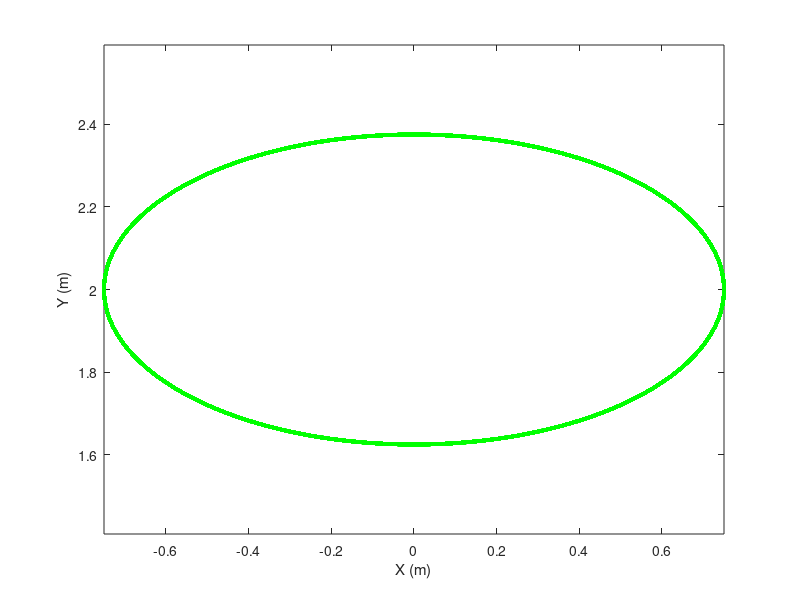

The MATLAB script that drew this image: (Note: this script raises an error after producing the figure.)
function Main()



%% Initialization

clear
close all
home
rand('twister', sum(100*clock));


%% create a active sample motion with 3 active joints as initial input of optimization
home
clear
clc
close all
% envirment
g=9.81*1;
% parameters of robot
m=1;
L=1;
% EF motion
A=.75;
Tres=0.005;
f=.5;
phi=pi/2;

%%
% Circle motion
Name='Test';
f=0.5;
phi=pi/2;
Tres=0.005;
time=0:Tres:40/f;
Middle=20;%ceil(1*length(time)/40);
Start=20;
xef=A*cos(2*pi*f*time)+0;
yef=A*sin(2*pi*f*time)+2;
Dxef=-(2*pi*f)*A*sin(2*pi*f*time);
Dyef= (2*pi*f)*A*cos(2*pi*f*time);
D2xef=-(2*pi*f)^2*A*cos(2*pi*f*time);
D2yef=-(2*pi*f)^2*A*sin(2*pi*f*time);

 
% Ellipose motion
Name='Ellipose';
f=0.5;
phi=pi/2;
Tres=0.005;
time=0:Tres:100/f;
Middle=ceil(2*length(time)/100);
Start=1;
xef=A*cos(2*pi*f*time)+0;
yef=A/2*sin(2*pi*f*time)+2;
Dxef=-(2*pi*f)*A*sin(2*pi*f*time);
Dyef= (2*pi*f)*A/2*cos(2*pi*f*time);
D2xef=-(2*pi*f)^2*A*cos(2*pi*f*time);
D2yef=-(2*pi*f)^2*A/2*sin(2*pi*f*time);
% 
 
% % Rose motion
% Name='Rose';
% f=0.5;
% phi=pi/2;
% Tres=0.005;
% time=0:Tres:60/f;
% Middle=ceil(58*length(time)/60);
% Start=20;
% xef=A*cos(2*2*pi*f*time).*cos(2*pi*f*time)+0;
% yef=A*cos(2*2*pi*f*time).*sin(2*pi*f*time)+2;
% Dxef=- 2*A*pi*f*sin(2*pi*f*time).*cos(4*pi*f*time) - 4*A*pi*f*sin(4*pi*f*time).*cos(2*pi*f*time);
% Dyef= 2*A*pi*f*cos(2*pi*f*time).*cos(4*pi*f*time) - 4*A*pi*f*sin(2*pi*f*time).*sin(4*pi*f*time);
% D2xef=16*A*pi^2*f^2*sin(2*pi*f*time).*sin(4*pi*f*time) - 20*A*pi^2*f^2*cos(2*pi*f*time).*cos(4*pi*f*1*time);
% D2yef=- 20*A*pi^2*f^2*sin(2*pi*f*time).*cos(4*pi*f*time) - 16*A*pi^2*f^2*sin(4*pi*f*time).*cos(2*pi*f*time);


% % Line motion: Horizontal
% time=0:Tres:40/f;
% Middle=ceil(38*length(time)/40);
% Start=20;
% xef=A*cos(2*pi*f*time+phi);
% yef=2.5*ones(size(time));
% Dxef=-(2*pi*f)*A*sin(2*pi*f*time+phi);
% Dyef= 2*zeros(size(time));
% D2xef=-(2*pi*f)^2*A*cos(2*pi*f*time+phi);
% D2yef= 2*zeros(size(time));

pos=[xef;yef];
Dpos=[Dxef;Dyef];
D2pos=[D2xef;D2yef];
hTPath=figure('name','TPath');
    plot(xef(Start:end),yef(Start:end),'linewidth',2.5,'linestyle','-','color','g')
    hold off
    axis equal
    xlabel('X (m)')
    ylabel('Y (m)')



%
% hTPath=figure('name','TPath');
hJointTrajectory=figure('name','Joint Trajectories');
hPowerTime=figure('name','Desired Power vs Time');
hTorqueTime=figure('name','Desired Torque vs Time');
hTorqueAngle=figure('name','Desired Torque vs Angle');
hPoincare=figure('name','Poincare');

%%
for ii=1:1
    
    ii

    q1=rand*2*pi;
    q2=rand*2*pi;
    q3=rand*2*pi;
    q1=deg2rad(-60);
    q2=deg2rad(48.031);
    q3=deg2rad(-48.031);

   
   

    for tt=1:length(time)-1
        lPos=L*[cos(q1(tt))+cos(q1(tt)+q2(tt))+cos(q1(tt)+q2(tt)+q3(tt));
                sin(q1(tt))+sin(q1(tt)+q2(tt))+sin(q1(tt)+q2(tt)+q3(tt))];

        cPos=pos(:,tt);
        dx=cPos-lPos;

        JJ=L*[-sin(q1(tt))-sin(q1(tt)+q2(tt))-sin(q1(tt)+q2(tt)+q3(tt)), -sin(q1(tt)+q2(tt))-sin(q1(tt)+q2(tt)+q3(tt)), -sin(q1(tt)+q2(tt)+q3(tt));
               cos(q1(tt))+cos(q1(tt)+q2(tt))+cos(q1(tt)+q2(tt)+q3(tt)),  cos(q1(tt)+q2(tt))+cos(q1(tt)+q2(tt)+q3(tt)),  cos(q1(tt)+q2(tt)+q3(tt))]; 

        dq=JJ'*(JJ*JJ')^-1*dx;

        q1(tt+1)=q1(tt)+dq(1);
        q2(tt+1)=q2(tt)+dq(2);
        q3(tt+1)=q3(tt)+dq(3);

    end
    
    q1=InRangeShifter(q1);
    q2=InRangeShifter(q2);
    q3=InRangeShifter(q3);
    RPosVal=L*[cos(q1)+cos(q1+q2)+cos(q1+q2+q3);
            sin(q1)+sin(q1+q2)+sin(q1+q2+q3)];


    % Required torque for desired path
    q=[q1;q2;q3];
    Dq=differential(q,time,Tres);
    D2q=differential(Dq,time,Tres);
    torqueDesire=TorqueCalculator3(D2q,Dq,q,g,m,m,m,L,L,L);



    % show    
%     figure(hTPath)
% %         plot(xef(Start:end),yef(Start:end),'linewidth',2.5,'linestyle','-','color','g')
% %         hold on 
%         plot(RPosVal(1,Start:end),RPosVal(2,Start:end),'linewidth',2,'linestyle','-.','color','b')
%         legend('Desired','Static Path Planing')
%         hold off
%         axis equal

    figure(hJointTrajectory)
        subplot(3,1,1)
        plot(time(Start:end),q1(Start:end))
        grid on
        hold all
        ylabel('q_1 (deg)')
        subplot(3,1,2)
        plot(time(Start:end),q2(Start:end))
        grid on
        ylabel('q_2 (deg)')
        hold all
        subplot(3,1,3)
        plot(time(Start:end),q3(Start:end))
        grid on
        ylabel('q_3 (deg)')
        xlabel('time (s)')
        hold all
        


    figure(hPowerTime)
        subplot(3,1,1)
        plot(time(Start:end),torqueDesire(1,Start:end).*Dq(1,Start:end))
        grid on
        ylabel('power_1 (w)')
        hold all
        subplot(3,1,2)
        plot(time(Start:end),torqueDesire(2,Start:end).*Dq(2,Start:end))
        ylabel('power_2 (w)')
        hold all
        grid on
        subplot(3,1,3)
        plot(time(Start:end),torqueDesire(3,Start:end).*Dq(3,Start:end))
        hold all
        ylabel('power_3 (w)')
        xlabel('time (s)')
        grid on


    figure(hTorqueTime)
        subplot(3,1,1)
        plot(time(Start:end),torqueDesire(1,Start:end))
        grid on
        ylabel('\tau_1 (N.m)')
        hold all
        subplot(3,1,2)
        plot(time(Start:end),torqueDesire(2,Start:end))
        grid on
        ylabel('\tau_2 (N.m)')
        hold all
        subplot(3,1,3)
        plot(time(Start:end),torqueDesire(3,Start:end))
        grid on
        ylabel('\tau_3 (N.m)')
        hold all
        xlabel('time (s)')
        

    figure(hTorqueAngle)
        subplot(3,1,1)
        hp=plot(rad2deg(q(1,Middle:end)),torqueDesire(1,Middle:end),'linewidth',2);
        hold all
        plot(rad2deg(q(1,Middle)),torqueDesire(1,Middle),'linestyle','none','marker','*',...
            'markersize',10,'markerfacecolor',get(hp,'color'),'markeredgecolor',get(hp,'color'))
        title('Initial Desired Torque-Angle Profile','FontWeight','normal','FontSize',16,'FontName','Times');
        xlabel('q_1 (deg)','FontWeight','bold','FontSize',14,'FontName','mwa_cmb10');
        ylabel('\tau_1 (N.m)','FontWeight','bold','FontSize',14,'FontName','mwa_cmb10');
        set(gca,'YMinorGrid','on')
        grid on

        subplot(3,1,2)
        hp=plot(rad2deg(q(2,Middle:end)),torqueDesire(2,Middle:end),'linewidth',2);
        hold all
        plot(rad2deg(q(2,Middle)),torqueDesire(2,Middle),'linestyle','none','marker','*',...
            'markersize',10,'markerfacecolor',get(hp,'color'),'markeredgecolor',get(hp,'color'))
        xlabel('q_2 (deg)','FontWeight','bold','FontSize',14,'FontName','mwa_cmb10');
        ylabel('\tau_2 (N.m)','FontWeight','bold','FontSize',14,'FontName','mwa_cmb10');
        set(gca,'YMinorGrid','on')
        grid on

        subplot(3,1,3)
        hp=plot(rad2deg(q(3,Middle:end)),torqueDesire(3,Middle:end),'linewidth',2);
        hold all
        plot(rad2deg(q(3,Middle)),torqueDesire(3,Middle),'linestyle','none','marker','*',...
            'markersize',10,'markerfacecolor',get(hp,'color'),'markeredgecolor',get(hp,'color'))
        xlabel('q_3 (deg)','FontWeight','bold','FontSize',14,'FontName','mwa_cmb10');
        ylabel('\tau_3 (N.m)','FontWeight','bold','FontSize',14,'FontName','mwa_cmb10');
        set(gca,'YMinorGrid','on')
        grid on


    figure(hPoincare)
        subplot(3,1,1)
        hp=plot(rad2deg(q(1,Middle:10:end)),rad2deg(Dq(1,Middle:10:end)),'linewidth',2);
        hold all
        plot(rad2deg(q(1,Middle)),rad2deg(Dq(1,Middle)),'linestyle','none','marker','*',...
            'markersize',10,'markerfacecolor',get(hp,'color'),'markeredgecolor','k');%get(hp,'color')),get(hp,'color'))
        xlabel('q_1 (deg)','FontWeight','bold','FontSize',14,'FontName','mwa_cmb10');
        ylabel('Dq_1 (deg/s)','FontWeight','bold','FontSize',14,'FontName','mwa_cmb10');
        set(gca,'YMinorGrid','on')
        grid on

        subplot(3,1,2)
        hp=plot(rad2deg(q(2,Middle:10:end)),rad2deg(Dq(2,Middle:10:end)),'linewidth',2);
        hold all
        plot(rad2deg(q(2,Middle)),rad2deg(Dq(2,Middle)),'linestyle','none','marker','*',...
            'markersize',10,'markerfacecolor',get(hp,'color'),'markeredgecolor','k');%get(hp,'color')),get(hp,'color'))
        xlabel('q_2 (deg)','FontWeight','bold','FontSize',14,'FontName','mwa_cmb10');
        ylabel('Dq_2 (deg/s)','FontWeight','bold','FontSize',14,'FontName','mwa_cmb10');
        set(gca,'YMinorGrid','on')
        grid on

        subplot(3,1,3)
        hp=plot(rad2deg(q(3,Middle:10:end)),rad2deg(Dq(3,Middle:10:end)),'linewidth',2);
        hold all
        plot(rad2deg(q(3,Middle)),rad2deg(Dq(3,Middle)),'linestyle','none','marker','*', ...
            'markersize',10,'markerfacecolor',get(hp,'color'),'markeredgecolor','k');%get(hp,'color'))
        xlabel('q_3 (deg)','FontWeight','bold','FontSize',14,'FontName','mwa_cmb10');
        ylabel('Dq_3 (deg/s)','FontWeight','bold','FontSize',14,'FontName','mwa_cmb10');
        set(gca,'YMinorGrid','on')
        hold all
        grid on
    
end
% Y=[q1(1:end)',q2(1:end)',q3(1:end)'];
%%
figure(hTPath);
SavePdf([Name,'_Task'])
figur(hJointTrajectory);
SavePdf([Name,'_TrajectoryTime'])
figure(hPowerTime);
SavePdf([Name,'_PowerTime'])
figure(hTorqueTime);
SavePdf([Name,'_TorqueTime'])
figure(hTorqueAngle);
SavePdf([Name,'_TorqueAngle'])
figure(hPoincare);
SavePdf([Name,'_Poincare'])


% AnimBot3DOF(time(1:end),Y,L);

